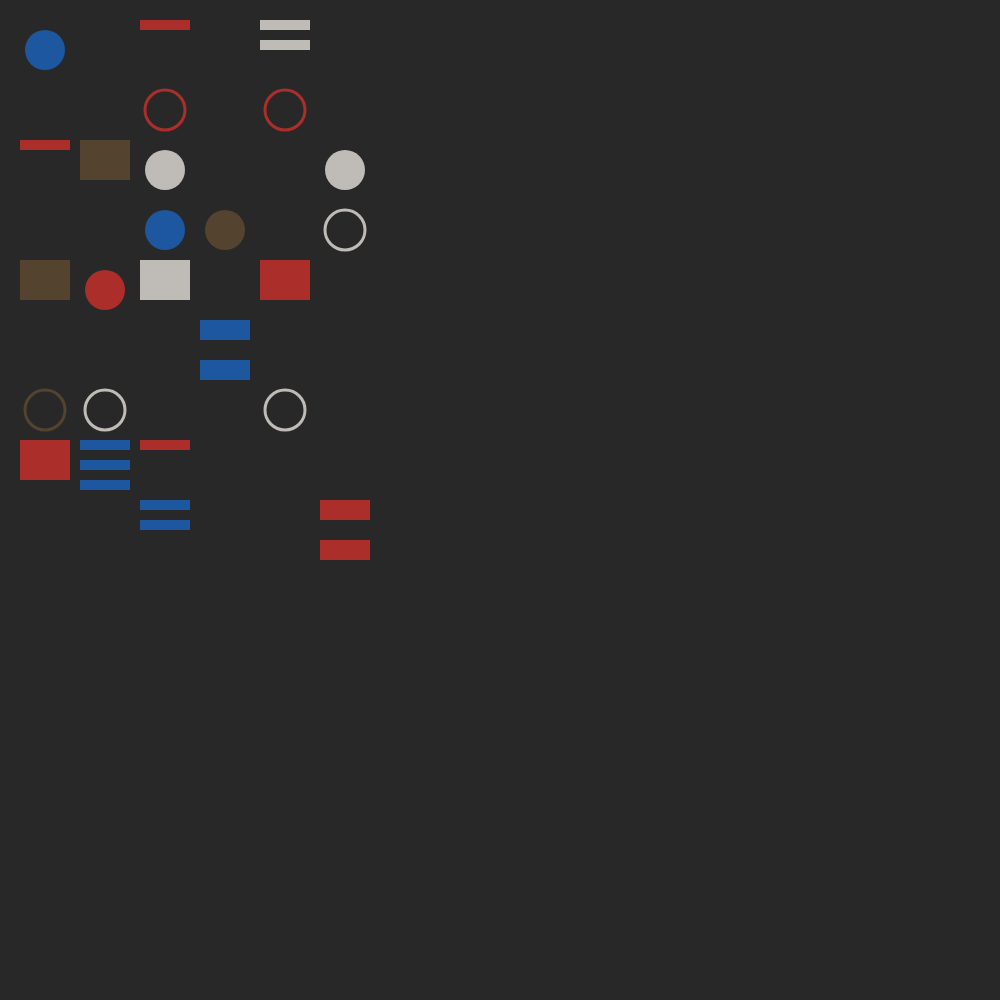
Frame 1 (no input)
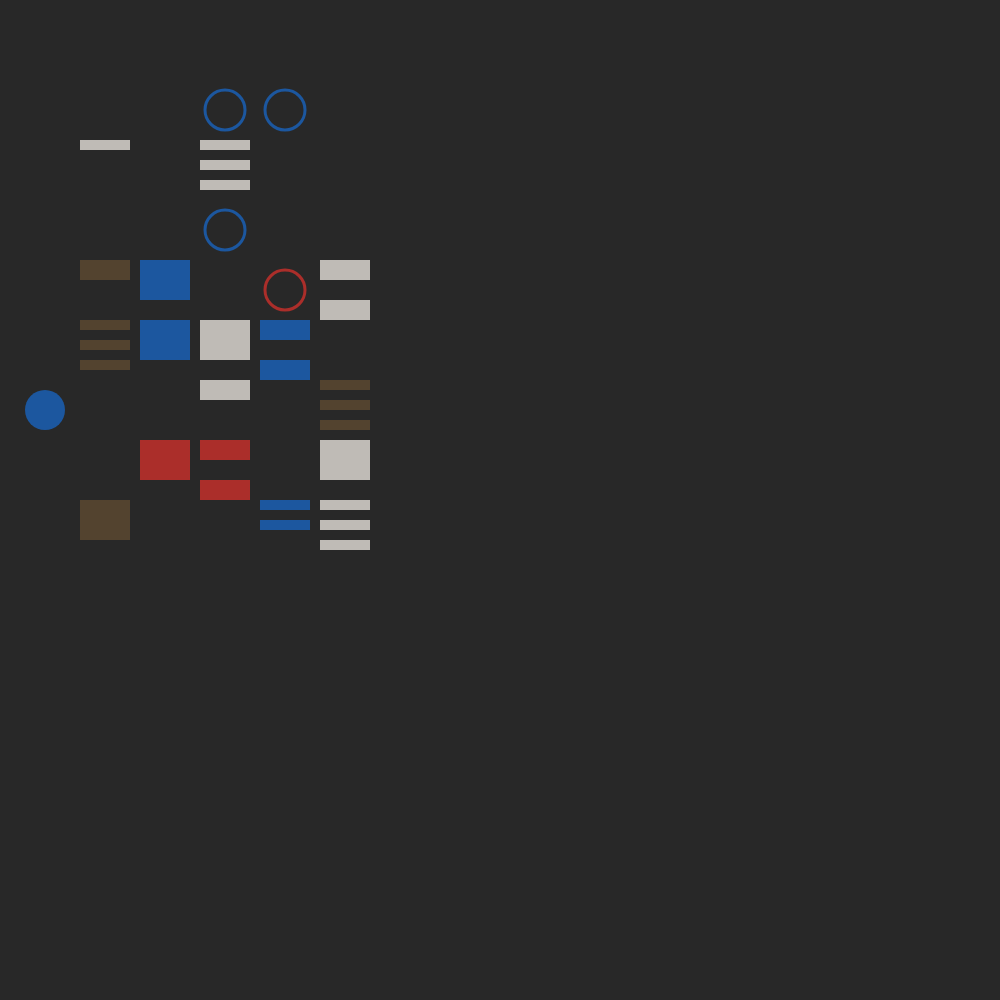
Frame 2 (the mouse pressed at the canvas centre, redrawn once)

The p5.js sketch that drew these frames (run headless with seeded random() and noise() and a simulated clock; the mouse was pressed at the canvas centre and the sketch redrawn once):

// p5.js sketch
// ── sketch.js
colors =[
  [191,187,182],
  [171,46,42],
  [28,87,159],
  [83,67,47],
]

let u = 60
let width_u = 6
let height_u = 9
let circle_d = 100
let offset = 20

function draw_shape(x,y) {
  let dice = 0
  let increment = 0
  let dice_0 = 0
  let rnd = 0
  dice = int(random(0,5))

  switch (dice) {
    case 0:
      dice_0 = int(random(1,4))
        for(let i = 0 ; i< dice_0 ; i++) {
          noStroke()
          rect(x,y+increment,50,10)
          increment +=20
        }
      break;

    case 1:
      dice_0 = int(random(1,3))
        for(let i = 0 ; i< dice_0 ; i++) {
          noStroke()
          rect(x,y+increment,50,20)
          increment +=40
        }
      break;

    case 2: 
      noStroke()
      rect(x,y,50,40)
      break;
    
    case 3: 
      noStroke()
      circle(x+25,y+30,40)
      break;

    case 4: 
      noFill()
      rnd = int(random(0,4))
      stroke(colors[rnd])
      strokeWeight(3)
      circle(x+25,y+30,40)
      break;
  }
}

function grid() {
  let rnd = 0
  let rnd_2 = 0
  for(let i=0 ; i< width_u ; i++) {
    for(let j=0 ; j< height_u ; j++) {
      rnd = int(random(0,4))
      fill(colors[rnd])
      rnd_2 = int(random(0,2))
      if(rnd_2 == 0)
        draw_shape(i*u+offset,j*u+offset)
      //noFill()
      //stroke('red')
      //rect(i*u+offset,j*u+offset,u,u)
    }
  }
}

function setup() {
  createCanvas(1000, 1000);
  noLoop()
}

function draw() {
  background(40,40,40);
  grid()
}
